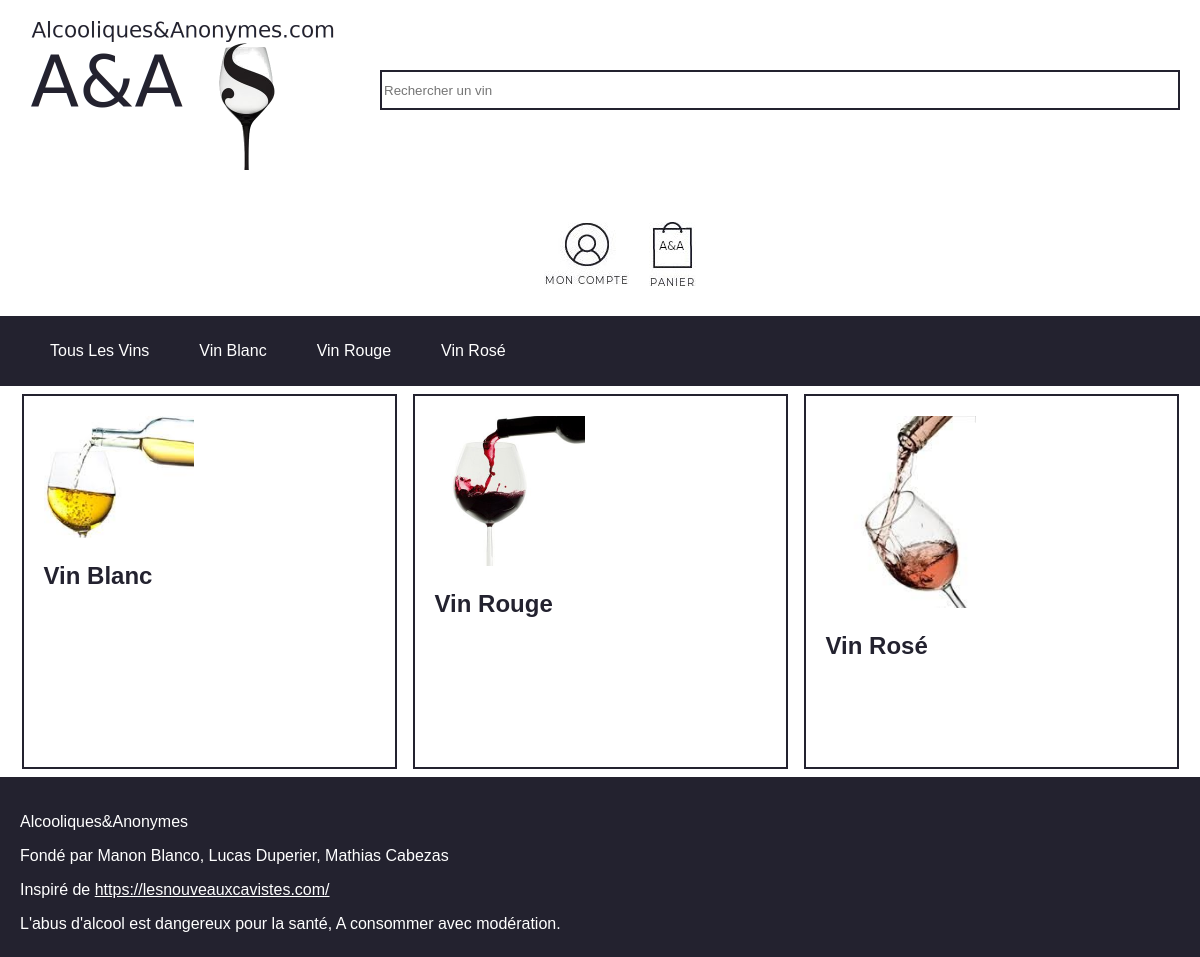
The page /controler/afficherCategories.ctrl.php on the database its author committed.
### tables this page shows
CREATE TABLE categorie (
	ref INT PRIMARY KEY,
	nom TEXT,
	image TEXT
);

### controler/afficherCategories.ctrl.php (called while the page is built)
<?php
include_once("../model/DAO.class.php");
$categories = $dao->getCategories();
include('../view/accueil.view.php');
?>

### model/DAO.class.php (called while the page is built, shortened)
<?php
require_once("../model/Categorie.class.php");
$dao = new DAO();
class DAO {
  private $db;
  private $database = 'sqlite:../data/db/AEtA.db';
  function __construct() {
    try {
      $this->db = new PDO($this->database);
    }
    catch (PDOException $e){
      die("erreur de connexion: ".$e->getMessage()."\n");
    }
  }
  function getCategories() : array {
    $req = "SELECT * FROM categorie";
    $sth = $this->db->query($req);
    $result = $sth->fetchAll(PDO::FETCH_CLASS, 'Categorie');
    return $result;
  }
}
?>

### model/Categorie.class.php (called while the page is built, shortened)
<?php
  class Categorie {
      function __get(string $property) {
          return $this->$property;
      }
  }
?>

### view/accueil.view.php (the view, shortened to what this page needs)
<!DOCTYPE html>
<html lang="fr" dir="ltr">
  <head>
    <link rel="stylesheet" href="../view/stylesheet.css">
  </head>
  <body>
      <?php require_once('../view/header.view.php'); ?>
      <section>
        <?php foreach ($categories as $value) :?>
        <a href="../controler/afficherArticles.ctrl.php?categorie=<?= $value->ref ?>">
          <div>
            <img src="../view/image/vins/<?= $value->image?>" alt="<?= $value->nom ?>">
            <h2><?= $value->nom ?></h2>
          </div>
        </a>
      <?php endforeach ?>
      </section>
    <?php require_once('../view/footer.view.php'); ?>
  </body>
</html>

### view/header.view.php
<header>
  <article class="header">
    <h1> <a href="../controler/afficherCategories.ctrl.php"> <img src="../view/image/logoA&A.png" alt="Logo de Alcooliques & Anonymes .com"> </a></h1>
    <form action="afficherResultatRecherche.ctrl.php" method="get">
      <input type="text" name="recherche" placeholder="Rechercher un vin">
    </form>
    <ul>
      <li> <a href="../controler/afficherCompte.ctrl.php"> <img src="../view/image/moncompte.jpg" alt="mon compte" > </a> </li>
      <li><a href="../controler/afficherPanier.ctrl.php"> <img src="../view/image/panier.jpg" alt="panier"> </a> </li>
    </ul>
  </article>
  <nav class="navHeader">
    <ul>
      <li><a href="../controler/afficherArticles.ctrl.php?categorie=tout">Tous Les Vins</a></li>
      <?php foreach ($categories as $value) : ?>
      <li><a href="../controler/afficherArticles.ctrl.php?categorie=<?=$value->ref?>"><?=$value->nom?></a></li>
      <?php endforeach ?>
    </ul>
  </nav>
</header>

### view/stylesheet.css (style rules this page uses)
* { -moz-box-sizing: border-box; box-sizing: border-box; }
html { height: 100%; }
body { font-family: sans-serif; min-height: 100%; margin: 0; padding: 0; position: relative; padding-bottom: 180px; }
header { background-color: white; }
.header { display: flex; justify-content: space-around; flex-wrap: wrap; }
header h1 img { margin-top: -50px; height: 200px; width: 320px; }
header input { width : 800px; background-color: white; border : 2px solid #23222f; color: #ca7447; height: 40px; }
header form { margin-top : 50px; padding-top: 20px; }
header ul { display: flex; list-style: none; }
header ul li { padding: 10px; }
.navHeader li { padding: 10px; margin-right: 30px; }
.navHeader { display: flex; justify-content: space-between; background-color: #23222f; }
nav a { text-decoration: none; color: white; }
section { display: flex; flex-wrap: wrap; justify-content: center; }
section div { position: relative; height: 375px; width: 375px; margin: 8px; border: 2px solid #23222f; padding: 20px; }
section div img { max-height: 200px; max-width: 150px; }
section a { text-decoration: none; color: #23222f; }

### rows shown on the page
categorie: nom "Vin Blanc", image (picture)
categorie: nom "Vin Rouge", image (picture)
categorie: nom "Vin Rosé", image (picture)
